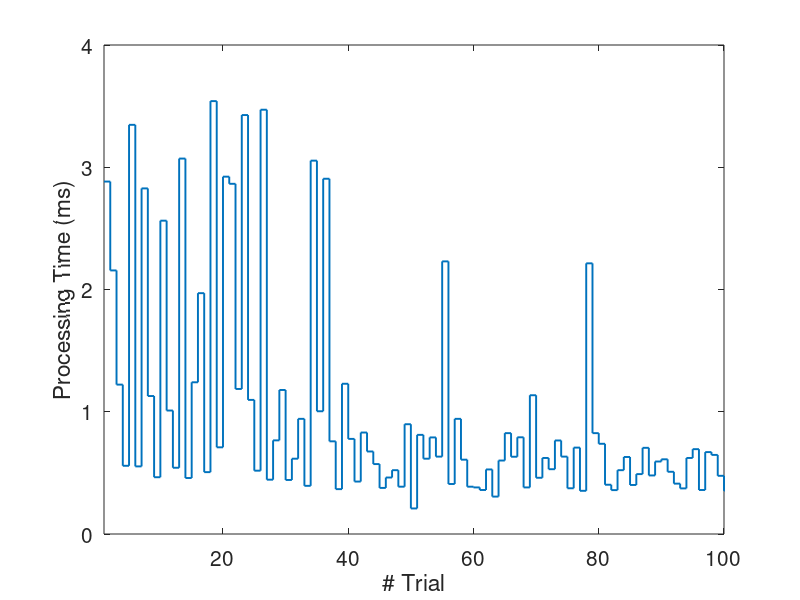
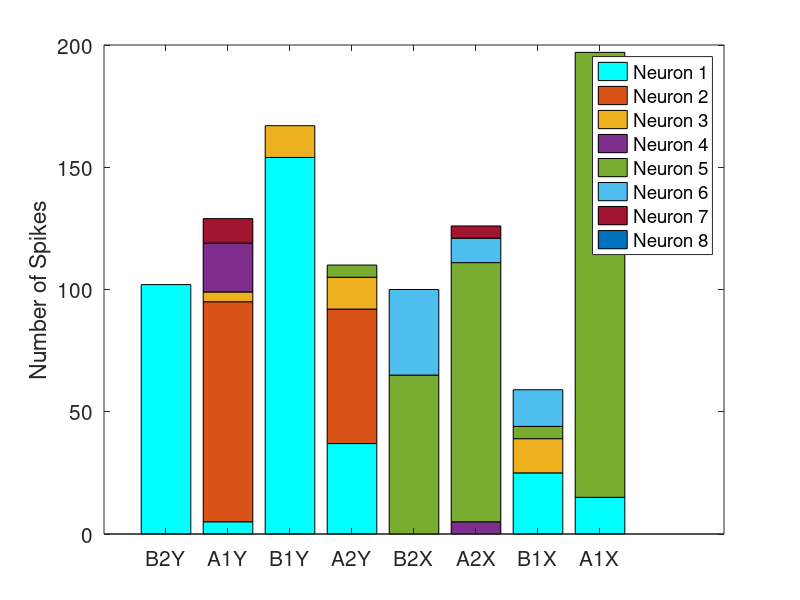

Source code (MATLAB) for these figures, in order:

%% Diagram time_trial_event_driven
clc; close all;
load time_trial_event_driven.txt
trial_time=zeros(100,1); 
trial_time1=time_trial_event_driven(:,1);
trial_time = trial_time1(30:130);
mean_time=mean(trial_time);
stairs(trial_time,'-','LineWidth',1.4);
xlim([1 100])
xlabel('# Trial','FontSize',1);
ylabel('Processing Time (ms)','FontSize',15);
set(gca,'FontSize',15);
%%
reward=[0 0 0 0 0 0   1  1  0 1  0 1  1  1   0 0 0 0 0 0  0 0  0 1   0 0 0 0 0 1   ];
move  =[1 1 1 1 1 0   0  0  1 0  1 0  0  0   1 1 1 1 1 0  1 0  1 0   1 1 1 1 1 0   ];
dig   =[0 0 0 0 0 1   1  1  0 1  0 1  0  0   0 0 0 0 0 1  0 1  0 1   0 0 0 0 0 1   ];
x=(1:1:length(move))
figure (5);
plot (x,3*reward,'.',x, 2*dig,'.',x, move, '.');
ylim([0 4])




%%


diagram_event_driven =[ 0           0           0           0           0           0           0           0;
                      350           0         653           0        1169         311        1407           0;
                     1363         357        1045         102         723           0         695           0;
                        0           0           0         557           0         160           0           0;
                        0           0           0           0           0           0           0           0;
                        0           0           0         209           0         685           0         559;
                        0           0           0          90           0         198           0           0;
                        0           0           0           0           0           0           0           0];

sum_diagram_event_driven=sum(diagram_event_driven);
sum__total_diagram_event_driven=sum(sum_diagram_event_driven);
%bar(diagram)
%title('Total forest')
%xlabel('Neurons')
%ylabel('Number of Spikes')

diagram_computational =[ 0           0           0           0           0           0           0           0;
                         0           0           0           0          68         20           88           0;
                         0           0           0           0           0           0           0           0;
                         0           0           0           0           0           0           0           0;
                       137          18         233          25           3           0           0           0;
                         0           0           0           0           0         162          43         126;
                         0           0           0           0           0           0           0           0;
                        24         145           0         102          29          25           0           3];

sum_diagram_computational=sum(diagram_computational); 
sum_total_diagram_computational= sum(sum_diagram_computational);

diagram_FPGA_computa1 =[ 0           0           0           0           0         168           9         126;
                        0           0           0           0           0           0           0           0;
                        0           0           0           0           0           0           0           0;
                      126           0         131           0          10           0           0           0;
                        0           0           0           0          70           0          45           0;
                        0           0           0           0           0           0           0           0;
                        0           0           0           0           0           0           0           0;
                        5          45           0          90           0           0           0           0];  
diagram_FPGA_computa2 =[ 15    25     0     0    37   154     5   102; %%% more important--reported in the paper
                         0     0     0     0    55     0    90     0;
                         0    14     0     0    13    13     4     0;
                         0     0     5     0     0     0    20     0;
                        182     5   106    65     5     0     0     0;
                        0    15    10    35     0     0     0     0;
                         0     0     5     0     0     0    10     0;
                         0     0     0     0     0     0     0     0];
sum_diagram_FPGA_computa=sum(diagram_FPGA_computa2);     
total_sum_diagram_FPGA_computa = sum (sum_diagram_FPGA_computa);
                    
%% Diagram sum spikes                    

diagram_sum=[sum_diagram_FPGA_computa;
             sum_diagram_computational;
             sum_diagram_event_driven];
D_sum=rot90(diagram_sum);         
%D = rot90(diagram_FPGA_computa);
D=rot90(diagram_sum); 
bar_handle=bar(D)
Neuron={'Computational [14]' 'This work' 'Event-driven [18]'};
legend(Neuron,'location','northeast');
legend(Neuron,'location','northeast');
xt = get(gca, 'XTick');
set(gca, 'XTick', xt, 'XTickLabel', {'B2Y' 'A1Y' 'B1Y' 'A2Y' 'B2X' 'A2X' 'B1X' 'A1X'})
ylabel('Number of Spikes','FontSize',15)
set(gca,'FontSize',15)
%figure(1) 

%xt = get(gca, 'XTick');
%set(gca, 'XTick', xt, 'XTickLabel', {'Neuron 1' 'Neuron 2' 'Neuron 3' 'Neuron 4' 'Neuron 5' 'Neuron 6' 'Neuron 7' 'Neuron 8'})
%yd = get(hBar, 'YData');
%yjob = {' A1X' ' A2Y' 'A1Y' 'A2X' 'B1Y' 'B2X' 'B1X' 'B2Y'};
%barbase = cumsum([zeros(size(D,1),1) D(:,1:end-1)],2);
%joblblpos = D/2 + barbase;
%for k1 = 1:size(D,1)
%   text(xt(k1)*ones(1,size(D,2)), joblblpos(k1,:), yjob, 'HorizontalAlignment','center')
%end
%ylabel('Number of Spikes')
%%
D=rot90(diagram_FPGA_computa2);
D1=rot90(diagram_computational);
D2=rot90(diagram_event_driven);
y=D;
y1=D1;
y2=D2;
bar_handle=bar(y,'stacked')
hold on
%bar_handle=bar(y1,'stacked')
%bar_handle=bar(y2,'stacked')
Neuron={'Neuron 1' 'Neuron 2' 'Neuron 3' 'Neuron 4' 'Neuron 5' 'Neuron 6' 'Neuron 7' 'Neuron 8'};
%Neuron={'A1X' 'B1X' 'A2X' 'B2X' 'A1Y' 'B1Y' 'A2Y' 'B2Y'};
%yjob =Neuron;
legend(Neuron,'location','northeast')
%legend(Neuron,'location','southoutside');
xt = get(gca, 'XTick');
set(gca, 'XTick', xt, 'XTickLabel', {'B2Y' 'A1Y' 'B1Y' 'A2Y' 'B2X' 'A2X' 'B1X' 'A1X'})
%hBar = bar(D);
%yd = get(hBar, 'YData');
barbase = cumsum([zeros(size(D,1),1) D(:,1:end-1)],2);
joblblpos = D/2 + barbase;
%for k1 = 1:size(D,1)
 %  text(xt(k1)*ones(1,size(D,2)), joblblpos(k1,:), Neuron, 'HorizontalAlignment','center')
%end
 
ylabel('Number of Spikes','FontSize',15)
set(gca,'FontSize',15)
set(bar_handle(1),'FaceColor','c') ;
%set(bar_handle(2),'FaceColor','b') ;
%set(bar_handle(3),'FaceColor','y') ;
%set(bar_handle(4),'FaceColor','g') ;
%set(bar_handle(5),'FaceColor','m') ;
%set(bar_handle(6),'FaceColor','r') ;
%set(bar_handle(7),'FaceColor','k') ;
